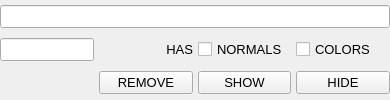
	<widget class="QWidget" name="panelPoints">
	  <property name="sizePolicy">
	    <sizepolicy hsizetype="Expanding" vsizetype="Fixed">
	      <horstretch>0</horstretch>
	      <verstretch>0</verstretch>
	    </sizepolicy>
	  </property>
	  <property name="visible">
	    <bool>false</bool>
	  </property>

	  <layout class="QGridLayout" name="panelPointsGridLayout">
	    <property name="leftMargin">
	      <number>0</number>
	    </property>
	    <property name="topMargin">
	      <number>0</number>
	    </property>
	    <property name="rightMargin">
	      <number>0</number>
	    </property>
	    <property name="bottomMargin">
	      <number>0</number>
	    </property>
	    <property name="spacing">
	      <number>5</number>
	    </property>

	    <item row="0" column="0" colspan="4">
	      <widget class="QLineEdit" name="editPointsStatus">
		<property name="sizePolicy">
		  <sizepolicy hsizetype="Expanding" vsizetype="Fixed">
		    <horstretch>1</horstretch>
		    <verstretch>0</verstretch>
		  </sizepolicy>
		</property>
		<property name="text">
		  <string/>
		</property>
		<property name="readOnly">
		  <bool>true</bool>
		</property>
		<property name="font">
		  <font>
		    <pointsize>10</pointsize>
		  </font>
		</property>
		<property name="alignment">
		  <set>Qt::AlignCenter</set>
		</property>
	      </widget>
	    </item>

	    <item row="1" column="0">
	      <widget class="QLineEdit" name="editPointsNumber">
		<property name="sizePolicy">
		  <sizepolicy hsizetype="Expanding" vsizetype="Fixed">
		    <horstretch>1</horstretch>
		    <verstretch>0</verstretch>
		  </sizepolicy>
		</property>
		<property name="text">
		  <string/>
		</property>
		<property name="readOnly">
		  <bool>true</bool>
		</property>
		<property name="font">
		  <font>
		    <pointsize>10</pointsize>
		  </font>
		</property>
	      </widget>
	    </item>

	    <item row="1" column="1">
	      <widget class="QLabel" name="labelPointsHas">
		<property name="sizePolicy">
		  <sizepolicy hsizetype="Expanding" vsizetype="Fixed">
		    <horstretch>1</horstretch>
		    <verstretch>0</verstretch>
		  </sizepolicy>
		</property>
		<property name="margin">
		  <number>5</number>
		</property>
		<property name="alignment">
		  <set>Qt::AlignRight|Qt::AlignVCenter</set>
		</property>
		<property name="text">
		  <string>HAS</string>
		</property>
		<property name="font">
		  <font>
		    <pointsize>10</pointsize>
		  </font>
		</property>
	      </widget>
	    </item>

	    <item row="1" column="2">
	      <widget class="QCheckBox" name="checkBoxPointsHasNormals">
		<property name="sizePolicy">
		  <sizepolicy hsizetype="Expanding" vsizetype="Fixed">
		    <horstretch>1</horstretch>
		    <verstretch>0</verstretch>
		  </sizepolicy>
		</property>
		<property name="text">
		  <string>NORMALS</string>
		</property>
		
		<!-- property name="checkable">
		  <bool>false</bool>
		</property -->

		<property name="font">
		  <font>
		    <pointsize>10</pointsize>
		  </font>
		</property>
	      </widget>
	    </item>

	    <item row="1" column="3">
	      <widget class="QCheckBox" name="checkBoxPointsHasColors">
		<property name="sizePolicy">
		  <sizepolicy hsizetype="Expanding" vsizetype="Fixed">
		    <horstretch>1</horstretch>
		    <verstretch>0</verstretch>
		  </sizepolicy>
		</property>
		<property name="text">
		  <string>COLORS</string>
		</property>
		
		<!-- property name="checkable">
		  <bool>false</bool>
		</property -->
		
		<property name="font">
		  <font>
		    <pointsize>10</pointsize>
		  </font>
		</property>
	      </widget>
	    </item>

	    <item row="2" column="1">
	      <widget class="QPushButton" name="pushButtonPointsRemove">
		<property name="sizePolicy">
		  <sizepolicy hsizetype="Expanding" vsizetype="Fixed">
		    <horstretch>1</horstretch>
		    <verstretch>0</verstretch>
		  </sizepolicy>
		</property>
		<property name="text">
		  <string>REMOVE</string>
		</property>
		<property name="font">
		  <font>
		    <pointsize>10</pointsize>
		  </font>
		</property>
	      </widget>
	    </item>

	    <item row="2" column="2">
	      <widget class="QPushButton" name="pushButtonPointsShow">
		<property name="sizePolicy">
		  <sizepolicy hsizetype="Expanding" vsizetype="Fixed">
		    <horstretch>1</horstretch>
		    <verstretch>0</verstretch>
		  </sizepolicy>
		</property>
		<property name="text">
		  <string>SHOW</string>
		</property>
		<property name="font">
		  <font>
		    <pointsize>10</pointsize>
		  </font>
		</property>
	      </widget>
	    </item>

	    <item row="2" column="3">
	      <widget class="QPushButton" name="pushButtonPointsHide">
		<property name="sizePolicy">
		  <sizepolicy hsizetype="Expanding" vsizetype="Fixed">
		    <horstretch>1</horstretch>
		    <verstretch>0</verstretch>
		  </sizepolicy>
		</property>
		<property name="text">
		  <string>HIDE</string>
		</property>
		<property name="font">
		  <font>
		    <pointsize>10</pointsize>
		  </font>
		</property>
	      </widget>
	    </item>

	  </layout> <!-- "panelPointsGridLayout" -->
	</widget>
